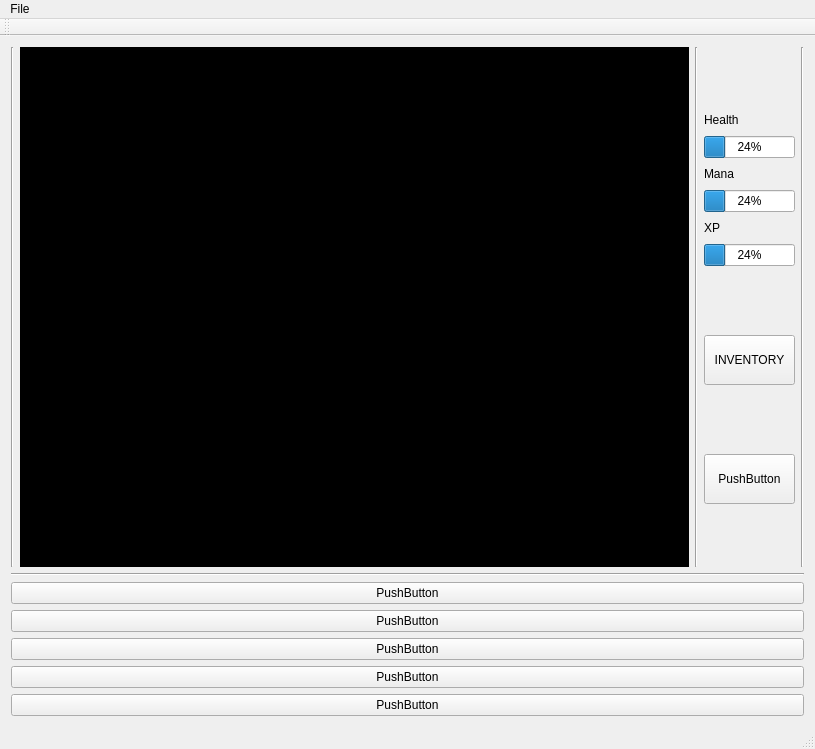
<?xml version="1.0" encoding="UTF-8"?>
<ui version="4.0">
 <class>MainWindow</class>
 <widget class="QMainWindow" name="MainWindow">
  <property name="geometry">
   <rect>
    <x>0</x>
    <y>0</y>
    <width>815</width>
    <height>749</height>
   </rect>
  </property>
  <property name="windowTitle">
   <string>MainWindow</string>
  </property>
  <widget class="QWidget" name="centralWidget">
   <layout class="QVBoxLayout" name="verticalLayout">
    <item>
     <layout class="QHBoxLayout" name="horizontalLayout_2">
      <item>
       <widget class="Line" name="line_2">
        <property name="orientation">
         <enum>Qt::Vertical</enum>
        </property>
       </widget>
      </item>
      <item>
       <widget class="QTextBrowser" name="mainTextbox">
        <property name="styleSheet">
         <string notr="true">background-color: rgb(0, 0, 0);
color: rgb(255, 255, 255);</string>
        </property>
       </widget>
      </item>
      <item>
       <widget class="Line" name="line_3">
        <property name="orientation">
         <enum>Qt::Vertical</enum>
        </property>
       </widget>
      </item>
      <item>
       <layout class="QVBoxLayout" name="verticalLayout_2">
        <item>
         <layout class="QVBoxLayout" name="verticalLayout_4">
          <item>
           <layout class="QVBoxLayout" name="verticalLayout_7">
            <item alignment="Qt::AlignLeft">
             <widget class="QLabel" name="label">
              <property name="sizePolicy">
               <sizepolicy hsizetype="Minimum" vsizetype="Preferred">
                <horstretch>0</horstretch>
                <verstretch>0</verstretch>
               </sizepolicy>
              </property>
              <property name="maximumSize">
               <size>
                <width>200</width>
                <height>20</height>
               </size>
              </property>
              <property name="text">
               <string>Health</string>
              </property>
             </widget>
            </item>
            <item alignment="Qt::AlignRight">
             <widget class="QProgressBar" name="healthBar">
              <property name="maximumSize">
               <size>
                <width>200</width>
                <height>16777215</height>
               </size>
              </property>
              <property name="value">
               <number>24</number>
              </property>
             </widget>
            </item>
           </layout>
          </item>
          <item>
           <layout class="QVBoxLayout" name="manaBarLayout">
            <item>
             <widget class="QLabel" name="label_2">
              <property name="maximumSize">
               <size>
                <width>16777215</width>
                <height>20</height>
               </size>
              </property>
              <property name="text">
               <string>Mana</string>
              </property>
             </widget>
            </item>
            <item alignment="Qt::AlignRight">
             <widget class="QProgressBar" name="manaBar">
              <property name="maximumSize">
               <size>
                <width>200</width>
                <height>16777215</height>
               </size>
              </property>
              <property name="value">
               <number>24</number>
              </property>
             </widget>
            </item>
           </layout>
          </item>
          <item>
           <layout class="QVBoxLayout" name="verticalLayout_6">
            <item>
             <widget class="QLabel" name="label_3">
              <property name="maximumSize">
               <size>
                <width>16777215</width>
                <height>20</height>
               </size>
              </property>
              <property name="text">
               <string>XP</string>
              </property>
             </widget>
            </item>
            <item alignment="Qt::AlignRight">
             <widget class="QProgressBar" name="xpBar">
              <property name="maximumSize">
               <size>
                <width>200</width>
                <height>16777215</height>
               </size>
              </property>
              <property name="value">
               <number>24</number>
              </property>
             </widget>
            </item>
           </layout>
          </item>
         </layout>
        </item>
        <item>
         <widget class="QPushButton" name="pushButton_4">
          <property name="minimumSize">
           <size>
            <width>0</width>
            <height>50</height>
           </size>
          </property>
          <property name="text">
           <string>INVENTORY</string>
          </property>
         </widget>
        </item>
        <item>
         <widget class="QPushButton" name="pushButton_3">
          <property name="minimumSize">
           <size>
            <width>0</width>
            <height>50</height>
           </size>
          </property>
          <property name="text">
           <string>PushButton</string>
          </property>
         </widget>
        </item>
       </layout>
      </item>
      <item>
       <widget class="Line" name="line">
        <property name="orientation">
         <enum>Qt::Vertical</enum>
        </property>
       </widget>
      </item>
     </layout>
    </item>
    <item>
     <widget class="Line" name="line_4">
      <property name="orientation">
       <enum>Qt::Horizontal</enum>
      </property>
     </widget>
    </item>
    <item>
     <layout class="QVBoxLayout" name="verticalLayout_3">
      <item>
       <widget class="QPushButton" name="optionOneButton">
        <property name="text">
         <string>PushButton</string>
        </property>
       </widget>
      </item>
      <item>
       <widget class="QPushButton" name="optionTwoButton">
        <property name="text">
         <string>PushButton</string>
        </property>
       </widget>
      </item>
      <item>
       <widget class="QPushButton" name="optionThreeButton">
        <property name="text">
         <string>PushButton</string>
        </property>
       </widget>
      </item>
      <item>
       <widget class="QPushButton" name="optionFourButton">
        <property name="text">
         <string>PushButton</string>
        </property>
       </widget>
      </item>
      <item>
       <widget class="QPushButton" name="optionFiveButton">
        <property name="text">
         <string>PushButton</string>
        </property>
       </widget>
      </item>
     </layout>
    </item>
   </layout>
  </widget>
  <widget class="QMenuBar" name="menuBar">
   <property name="geometry">
    <rect>
     <x>0</x>
     <y>0</y>
     <width>815</width>
     <height>20</height>
    </rect>
   </property>
   <widget class="QMenu" name="menuFile">
    <property name="title">
     <string>File</string>
    </property>
    <addaction name="separator"/>
    <addaction name="actionLoad"/>
    <addaction name="separator"/>
    <addaction name="separator"/>
    <addaction name="actionSave_2"/>
    <addaction name="actionSave_Quit_2"/>
   </widget>
   <addaction name="menuFile"/>
  </widget>
  <widget class="QToolBar" name="mainToolBar">
   <attribute name="toolBarArea">
    <enum>TopToolBarArea</enum>
   </attribute>
   <attribute name="toolBarBreak">
    <bool>false</bool>
   </attribute>
  </widget>
  <widget class="QStatusBar" name="statusBar"/>
  <action name="actionSave">
   <property name="text">
    <string>Save</string>
   </property>
  </action>
  <action name="actionSave_Quit">
   <property name="text">
    <string>Save + Quit</string>
   </property>
  </action>
  <action name="actionLoad">
   <property name="text">
    <string>Load</string>
   </property>
  </action>
  <action name="actionSave_2">
   <property name="text">
    <string>Save</string>
   </property>
  </action>
  <action name="actionSave_Quit_2">
   <property name="text">
    <string>Save + Quit</string>
   </property>
  </action>
 </widget>
 <layoutdefault spacing="6" margin="11"/>
 <resources/>
 <connections/>
</ui>
